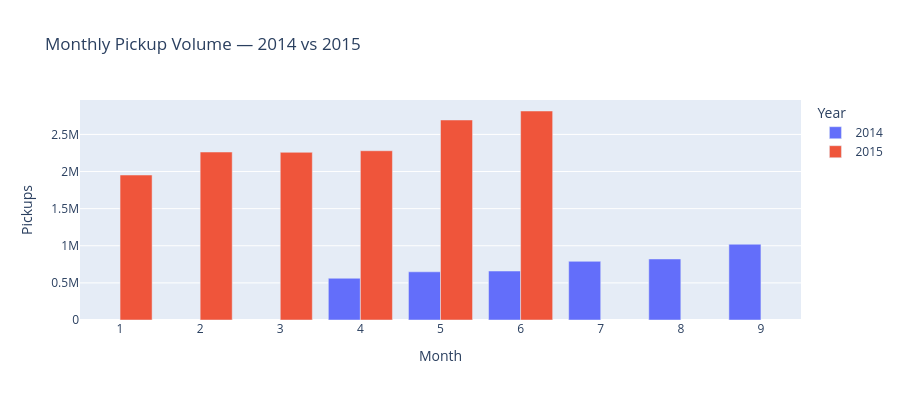

Notebook source saved alongside this figure:
### Markdown cell above
**Observations:**
- **Hourly:** Pickups build steadily from a 3-4 AM trough, reach a plateau around 7-8 AM, then climb to the daily maximum at 5-6 PM (~335k). Volume stays elevated through the evening before declining after 10 PM, consistent with commuter and evening-outing demand.
- **Daily:** Thursday and Friday are the busiest days, followed by Wednesday. Saturday outperforms Monday and rivals Tuesday, suggesting significant weekend evening demand alongside the dominant weekday commuter pattern. Sunday is the quietest day.

### 3.3 Monthly Volume Trend

### Code cell
monthly_2014 = df_2014.groupby("month").size().reset_index(name="count")
monthly_2014["year"] = "2014"

monthly_2015 = df_2015.groupby("month").size().reset_index(name="count")
monthly_2015["year"] = "2015"

monthly = pd.concat([monthly_2014, monthly_2015])

fig = px.bar(
    monthly,
    x="month",
    y="count",
    color="year",
    barmode="group",
    title="Monthly Pickup Volume — 2014 vs 2015",
    labels={"month": "Month", "count": "Pickups", "year": "Year"},
    color_discrete_map={"2014": "#636EFA", "2015": "#EF553B"},
    height=400,
)
fig.update_xaxes(dtick=1)
fig.write_image("reports/figures/02_03_monthly_comparison.png", width=1200, height=700, scale=2)
fig.show()

### Figure 1 — Plotly figure (JSON) as saved in the notebook; plotly's stock layout.template omitted (floating-point values rounded to 4 significant figures)
{"data": [{"alignmentgroup": "True", "hovertemplate": "Year=2014<br>Month=%{x}<br>Pickups=%{y}<extra></extra>", "legendgroup": "2014", "marker": {"color": "#636EFA", "pattern": {"shape": ""}}, "name": "2014", "offsetgroup": "2014", "orientation": "v", "showlegend": true, "textposition": "auto", "type": "bar", "x": [4, 5, 6, 7, 8, 9], "xaxis": "x", "y": [562250, 649155, 659633, 790152, 821952, 1020611], "yaxis": "y"}, {"alignmentgroup": "True", "hovertemplate": "Year=2015<br>Month=%{x}<br>Pickups=%{y}<extra></extra>", "legendgroup": "2015", "marker": {"color": "#EF553B", "pattern": {"shape": ""}}, "name": "2015", "offsetgroup": "2015", "orientation": "v", "showlegend": true, "textposition": "auto", "type": "bar", "x": [1, 2, 3, 4, 5, 6], "xaxis": "x", "y": [1953049, 2262719, 2258833, 2279920, 2694275, 2815419], "yaxis": "y"}], "layout": {"barmode": "group", "height": 400, "legend": {"title": {"text": "Year"}, "tracegroupgap": 0}, "title": {"text": "Monthly Pickup Volume — 2014 vs 2015"}, "xaxis": {"anchor": "y", "domain": [0, 1], "dtick": 1, "title": {"text": "Month"}}, "yaxis": {"anchor": "x", "domain": [0, 1], "title": {"text": "Pickups"}}}}
